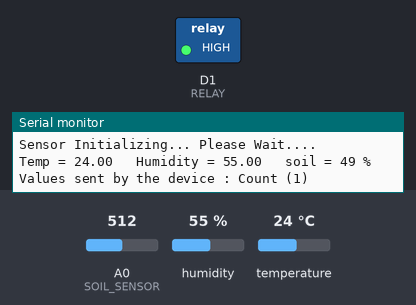
Bench run of a sketch on a simulated ESP8266 (NodeMCU). On the bench: switched loads named in the sketch (green lamp = pin HIGH), the last lines printed to the serial monitor. Inputs (shaded band) come from the test bench; at power-on: A0 (SOIL_SENSOR) = 512, humidity 55 %, temperature 24 °C.

Above: at 5.7 s.
5.8 s: A0 (SOIL_SENSOR) set to 683
11.4 s: A0 (SOIL_SENSOR) set to 719
At 14.9 s:
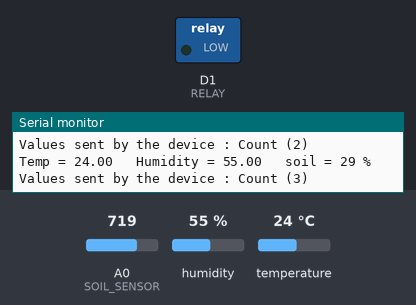
17.0 s: A0 (SOIL_SENSOR) set to 309
22.6 s: A0 (SOIL_SENSOR) set to 289
At 25.5 s:
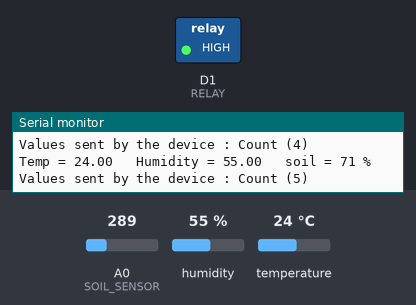
28.2 s: A0 (SOIL_SENSOR) set to 716
At 30.2 s:
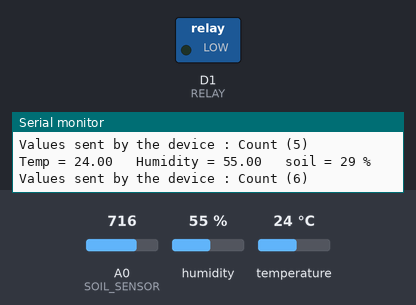
Timing chart, 0 to 31.7 s (numbered marks = the images above; inputs shaded):
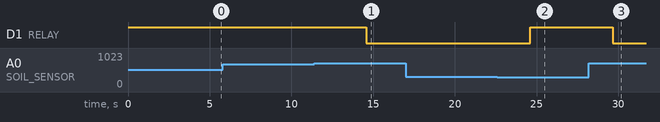

Measured:
- the behaviour switches between 700 and 701 on A0 (SOIL_SENSOR) (found by bisection; images 0 and 1)
- the behaviour switches between 302 and 301 on A0 (SOIL_SENSOR) (found by bisection; images 1 and 2)
- after the input at 11.4 s, D1 (RELAY): HIGH → LOW after 3.2 s
- after the input at 22.6 s, D1 (RELAY): LOW → HIGH after 2.0 s
- after the input at 28.2 s, D1 (RELAY): HIGH → LOW after 1.5 s

The sketch:

Smart_Irrigation_using_UBIDOTS_IoT_2023.ino
```cpp
// Project : Smart Irrigation using IoT for Industry 4.0
// Program : Final Program : Uploading sensor data to ubidots & controlling water pump
// Status :  TESTED OK
// Created By : Talent Battle
// Created on Date : 27.06.2023
// Install following library : "DHT.h" by Adafruit from library manager
// Download & Install following library : https://github.com/ubidots/ubidots-esp8266
//**********************************************************************************
#include "Ubidots.h"
#include <DHT.h>

#define PIN D2      // Pin D2 = GPIO 4
#define DHT_TYPE DHT11

#define SOIL_SENSOR A0
#define RELAY D1    // Pin D1 = GPIO 5

// Create class & object for DHT library
DHT dht(PIN,DHT_TYPE);

// variables for sensor values i.e. temperature, humidity & soil moisture
float t;
float h;
int s;
int count = 0;   // Optional. Not necessarily required

// Use your UBIDOTS & Wi-Fi Credentials Below
const char* UBIDOTS_TOKEN = "*****************************";  // Use your ubidots token
const char* WIFI_SSID = "**********";      // Put your Wi-Fi SSID here
const char* WIFI_PASS = "**********";      // Put your Wi-Fi password here

// Create class & object for UBIDOTS library
Ubidots ubidots(UBIDOTS_TOKEN, UBI_HTTP);   // Token & Communication Protocol

void setup()
{
  dht.begin();
  Serial.begin(115200);

  pinMode(RELAY,OUTPUT);
  pinMode(SOIL_SENSOR,INPUT);

  // Default state of relay should be OFF
  digitalWrite(RELAY,HIGH);     // LOW = ON : HIGH = OFF

  ubidots.wifiConnect(WIFI_SSID, WIFI_PASS);
  Serial.println("Cloud connection initializing...");
  delay(1000);
  Serial.println("Sensor Initializing... Please Wait....");
  delay(2000);
}

void loop()
{
  //read sensor values
  t = dht.readTemperature();
  h = dht.readHumidity();
  s = analogRead(A0);    // value will be returned between 0 - 1023

  // Dry Soil = 1023
  // Wet Soil = 0

  // 0-1023 value is technical term which will be difficult to understand for any common person.
  // So we will Convert analog soil value into percentage i.e. 0 - 100 for easy understanding.

  int soil_val = map(s,1023,0,0,100);
  // Working of above "map()" function
  // value of "s" from 0- 1023 will be mapped into 0-100.
  // If the soil is totally dry then it will diplay as 0%
  // If the soil is totally wet, it will display as 100%
  // So by using above logic & "map()" function, we will get the soil moisture value between
  // 0 - 100 % range respectively.
  Serial.println("Temp = "+String(t)+"\t Humidity = "+String(h)+"\t soil = "+String(soil_val)+" %");

  // create routine for turning on & off the pump based on soil moisture value in %
  if(soil_val <= 30)                // if soil value is below OR around 30%
  {
    digitalWrite(RELAY, LOW);       // Turn on the pump. LOW = ON : HIGH = OFF
  }
  else if (soil_val >=70)           // if soil value is above OR around 70%
  {
    digitalWrite(RELAY, HIGH);      // Turn off the pump. LOW = ON : HIGH = OFF
  }

  //Create variables for sending on server & assign them sensor returned values
  ubidots.add("temperature", t);
  ubidots.add("humidity", h);
  ubidots.add("soil", soil_val);

  // initial buffer should be false to start sending data as new data
  bool bufferSent = false;
  bufferSent = ubidots.send(); // Will send data to a device label that matches the device Id

  if (bufferSent)
  {
    count++;   // just print the count how many times data is uploaded on server
    Serial.println("Values sent by the device : Count ("+String(count)+")");
  }
  delay(5000);      // After every 5 second, value will be updated on Ubidots
}
```
